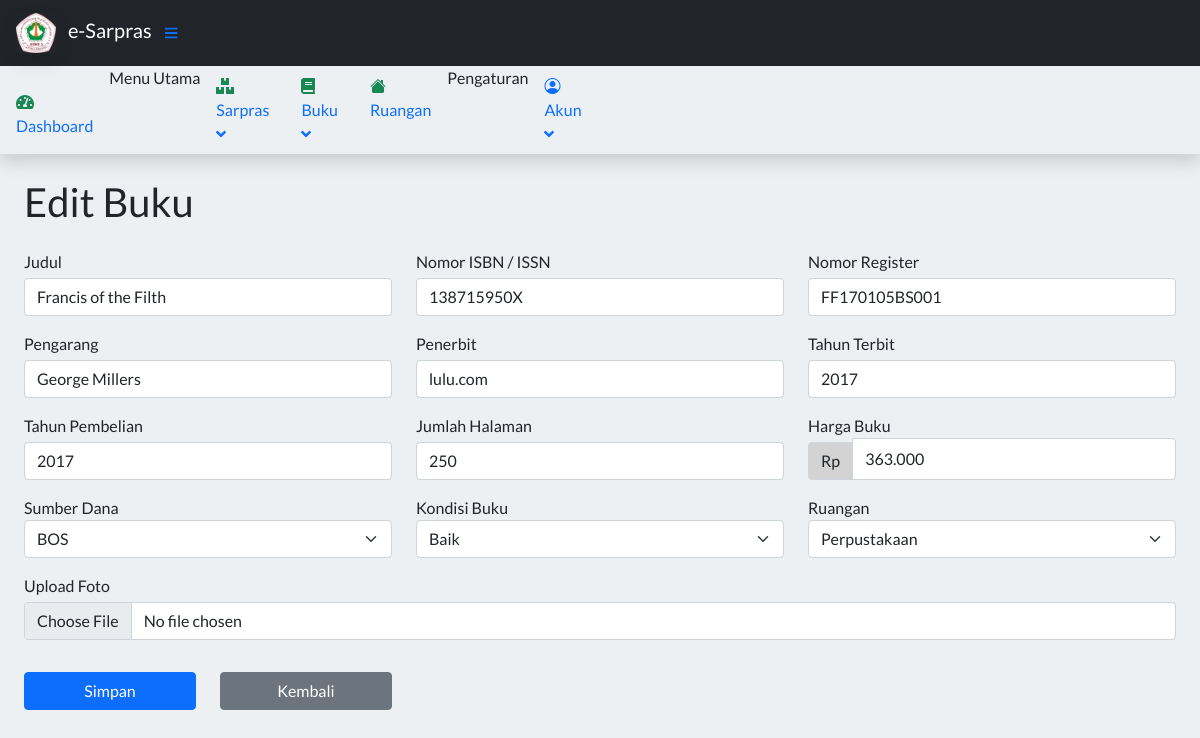
/index.php?page=EditBuku&id=1 (signed in), run on the app's committed database.
### tables this page shows
CREATE TABLE `tbuku` (
  `idBuku` int(11) NOT NULL,
  `judulBuku` varchar(50) NOT NULL,
  `fotoBuku` varchar(255) DEFAULT 'book.svg',
  `nomorBuku` varchar(30) DEFAULT NULL,
  `pengarang` varchar(30) NOT NULL,
  `penerbit` varchar(30) NOT NULL,
  `tahunTerbit` int(4) NOT NULL,
  `jumlahHalaman` int(4) DEFAULT NULL,
  `nomorRegister` varchar(30) DEFAULT NULL,
  `tahunPembelian` int(4) DEFAULT NULL,
  `hargaBuku` int(7) DEFAULT 0,
  `sumberDana` enum('BOS','BOSDA') NOT NULL,
  `kondisiBuku` enum('Baik','Rusak') NOT NULL,
  `linkRuangan` int(11) NOT NULL,
  `isDeleted` tinyint(1) NOT NULL DEFAULT 0
);

### config/bukufunctions.php (called while the page is built, shortened)
<?php
     require_once 'connect.php';
     function query($query) {
          global $db;
          $result = mysqli_query($db, $query);
          $rows = [];
          while( $row = mysqli_fetch_assoc($result) ) {
               $rows[] = $row;
          }
          return $rows;
     }
 ?>

### config/connect.php (called while the page is built)
<?php
    $db = mysqli_connect('localhost', 'root', '', 'inventorymanagement');
    function querySql($query)
        {
        global $db;
        $item = mysqli_query($db, $query);
        $items = [];
        while ($row = mysqli_fetch_assoc($item)) {
            $items[] = $row;
            }
        return $items;
        }

### contents/Buku/editbuku.php (the view, shortened to what this page needs)
<?php
    include 'config/bukufunctions.php';
    $id = $_GET['id'];
    $buku = query("SELECT * FROM tbuku WHERE idBuku = $id")[0];
    $query = mysqli_query($db, "SELECT * FROM truangan WHERE idRuangan = '$buku[linkRuangan]'");
    $ruangan = (mysqli_fetch_assoc($query));
    $queryruangan = querySql("SELECT * FROM truangan WHERE isDeleted =0");
    $nilai = $buku['hargaBuku'];
    $harga = number_format($nilai,0,',','.');
?>
<main>
  <div class="container-fluid px-4">
    <h1 class="mt-4">Edit Buku</h1>
    <div class="row">
             <form action="" method="POST" enctype="multipart/form-data">
         <div class="row mt-3">
        <div class="col-md">
            <label for="judulBuku">Judul</label>
            <input type="text" class="form-control mt-1" id="disabledInput" name="judulBuku" value="<?= $buku['judulBuku'] ?>">
        </div>
            <div class="col-md">
            <label for="nomorBuku">Nomor ISBN / ISSN</label>
            <input type="text" class="form-control  mt-1" id="disabledInput" name="nomorBuku" value="<?= $buku['nomorBuku'] ?>">
        </div>
            <div class="col-md">
            <label for="nomorRegister">Nomor Register</label>
            <input type="text" class="form-control  mt-1" id="disabledInput" name="nomorRegister" value="<?= $buku['nomorRegister'] ?>">
        </div>
    </div>
    <div class="row mt-3">
        <div class="col-md">
            <label for="">Pengarang</label>
            <input type="text" class="form-control mt-1" id="disabledInput" name="pengarang" value="<?= $buku['pengarang'] ?>">
        </div>
        <div class="col-md">
            <label for="">Penerbit</label>
            <input type="text" class="form-control mt-1" id="disabledInput" name="penerbit" value="<?= $buku['penerbit'] ?>">
        </div>
        <div class="col-md ">
            <label for="">Tahun Terbit</label>
            <input type="number" oninput="javascript: if (this.value.length > this.maxLength) this.value = this.value.slice(0, this.maxLength);" class="form-control mt-1" id="disabledInput" name="tahunTerbit" maxlength="4" value="<?= $buku['tahunTerbit'] ?>">
        </div>
    </div>
    <div class="row ">
           <div class="col-md mt-3">
             <label for="">Tahun Pembelian</label>
             <input type="number" oninput="javascript: if (this.value.length > this.maxLength) this.value = this.value.slice(0, this.maxLength);" class="form-control mt-1" id="disabledInput" name="tahunPembelian" maxlength="4" value="<?= $buku['tahunPembelian'] ?>">
        </div>
        <div class="col-md mt-3">
            <label for="">Jumlah Halaman</label>
            <input type="text" class="form-control mt-1" id="disabledInput" name="jumlahHalaman" value="<?= $buku['jumlahHalaman'] ?>">
        </div>
      <div class="col-md mt-3">
            <label for="">Harga Buku</label>
            <div class="input-group">
              <div class="input-group-text mt-1" style="background-color:lightgrey;">Rp</div>
              <input type="text" id="rupiah" class="form-control" name="hargaBuku" value="<?= $harga ?>" onkeydown="return numbersonly(this, event);" onkeyup="javascript:tandaPemisahTitik(this);" >
            </div>
        </div>
    </div>
        <div class="row mb">
           <div class="col-md mt-3">
             <label for="">Sumber Dana</label>
            <select id="" name="sumberDana" class="form-select">
                               <?php if ($buku['sumberDana'] == 'BOS') : ?>
                                <option value="BOS" selected>BOS</option>
                            <?php else : ?>
                                <option value="BOS">BOS</option>
                                <option value="BOSDA" selected>BOSDA</option>
                            <?php endif; ?>
                            </select>
        </div>
         <div class="col-md mt-3">
             <label for="">Kondisi Buku</label>
             <select id="" name="kondisiBuku" class="form-select">
                            <?php if ($buku['kondisiBuku'] == 'Baik') { ?>
                                <option value="Baik" selected>Baik</option>
                            <?php }else { ?>
                                <option value="Baik">Baik</option>
                                <option value="Rusak" selected>Rusak</option>
                            <?php } ?>
                            </select>
        </div>
         <div class="col-md mt-3">
             <label for="">Ruangan</label>
              <select id="" name="linkRuangan" va class="form-select">
        <?php foreach($queryruangan as $ruangans) : ?>
              <option
               <?php if($ruangans["idRuangan"] == $ruangan["idRuangan"]) {
                echo "selected";
               } ?>
               value="<?= $ruangans['idRuangan']; ?>"><?= $ruangans['namaRuangan']; ?>
               </option>
            <?php endforeach; ?>
                </select>
        </div>
</div>
 <div class="row mb-3">
           <div class="col-md mt-3">
             <label for="">Upload Foto</label>
             <input type="file" class="form-control mt-1" id="disabledInput" name="fotoBuku">
        </div>
    </div>
        <div class="row">
            <div class="col-md-2 mt-3">
                <div class="d-grid">
                        <button type="submit" name="edit" class="btn btn-primary">Simpan</button>
                </div>
            </div>
            <div class="col-md-2 mt-3 mb-3">
                <div class="d-grid">
                       <a href="index.php?page=DetailBuku&id=<?php echo $buku['idBuku']; ?>"class="btn btn-secondary">Kembali</a>
                </div>
            </div>
        </div>
              </div>
            </div>
        </div>
  </div>

### index.php (style rules this page uses)
body { background-color: rgb(237, 240, 243); font-family: 'Lato', sans-serif; }

### data on the page
tbuku: judulBuku "Francis of the Filth", nomorBuku "138715950X", nomorRegister "FF170105BS001", pengarang "George Millers", penerbit "lulu.com", tahunTerbit "2017", tahunPembelian "2017", jumlahHalaman "250", hargaBuku "363.000", sumberDana "BOS", kondisiBuku "Baik"

### other printed values
form field linkRuangan "Perpustakaan"
